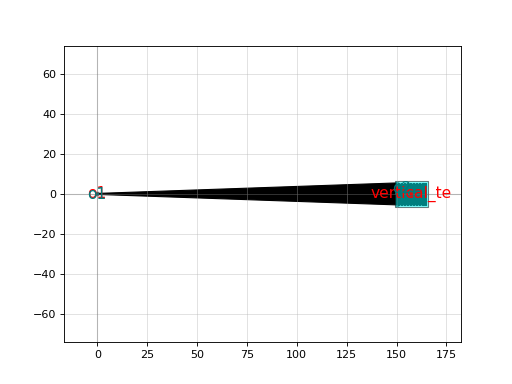

This chart was generated by the following Python code:
import gdsfactory as gf

c = gf.components.grating_coupler_rectangular(n_periods=20, period=0.75, fill_factor=0.5, width_grating=11.0, length_taper=150.0, wg_width=0.5, layer=(1, 0), polarization='te', wavelength=1.55, layer_slab=(2, 0), slab_xmin=-1.0, slab_offset=1.0)
c.plot()
